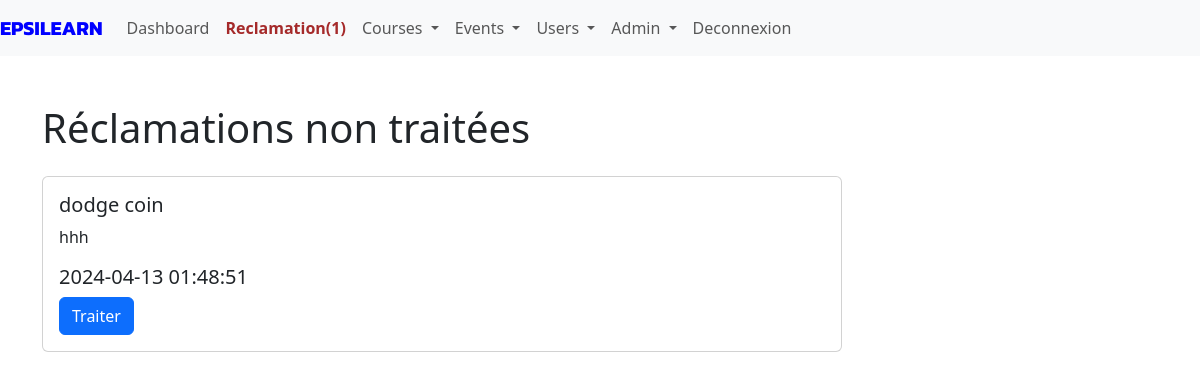
Screenshot of /reclamations_non_traitees (signed in) with the database file from the repository.
### App/Models/models.py (models this page shows, shortened)
class Reclamation(db.Model):
    id = db.Column(db.Integer, primary_key=True)
    user_id = db.Column(db.Integer, db.ForeignKey('user.id'), nullable=False)
    vue=db.Column(db.String(50),default="non")
    traite=db.Column(db.String(50),default="non")
    contenu = db.Column(db.Text, nullable=False)
    date = db.Column(db.DateTime, default=datetime.utcnow)
    util = db.relationship('User', backref='rec', foreign_keys=[user_id])

class User(db.Model):
    id = db.Column(db.Integer, primary_key=True)
    nom = db.Column(db.String(50))
    prenom = db.Column(db.String(50))
    nationalite = db.Column(db.String(50))
    mail = db.Column(db.String(50))
    code = db.Column(db.String(50))
    pseudo=db.Column(db.String(200))
    date_naiss=db.Column(db.DateTime)
    ter = db.Column(db.String(50),default="non")
    age=db.Column(db.Integer)
    confirmer = db.Column(db.String(50),default="non")
    mdp=db.Column(db.String(50))
    photo=db.Column(db.String(50),default="static/Profil/unknown.jpg")
    password_reset_token = db.Column(db.String(100))
    password_reset_expiration = db.Column(db.DateTime)
    role=db.Column(db.String(200))
    etudiant= db.relationship('Etudiant', backref='acces_etudiant', foreign_keys='Etudiant.id_user_e')
    prof= db.relationship('Prof', backref='acces_prof', foreign_keys='Prof.id_user_p')
    autre= db.relationship('Autre', backref='acces_autre', foreign_keys='Autre.id_user_a')

### App/Admin/routes_reclamations.py (the view)
@AdminBp.route('/reclamations_non_traitees', methods=['GET'])
def reclamations_non_traitees():
    if session.get('admin')=='connect':
        reclamations = Reclamation.query.filter_by(traite='non').all()
        for reclamation in reclamations:
            reclamation.vue = 'oui'
        db.session.commit()
        n=vue()
        return render_template('reclamations_non_traitees.html', reclamations=reclamations,n=n)
    else:
        return redirect(url_for('Main.connexion'))

### App/Controllers/fonction.py (called while the page is built)
def vue():
    nombre_reclamations_non_vues = Reclamation.query.filter_by(vue='non').count()
    return nombre_reclamations_non_vues

def get_current_user():
    _current_user=None
    if session.get("userid"):
        user=User.query.get(session.get("userid"))
        if user:
            _current_user=user
    return _current_user

### App/Main/routes_home.py (called while the page is built)
@MainBp.app_context_processor
def inject_param():
    return dict(current_user=current_user,np=np,nd=nd,n_stud=n_stud,user_type=session.get("role"))

### app.py (called while the page is built)
@app.after_request
def set_secure_headers(response):
    response.headers['X-Content-Type-Options'] = 'nosniff'
    response.headers['X-Frame-Options'] = 'SAMEORIGIN'
    response.headers['X-XSS-Protection'] = '1; mode=block'
    return response

@app.before_request
def update_session_time():
    if user:
        if user.id not in processed_requests and user.id is not None:
            last_activity_key = f'last_activity:{user.id}'
            redis_store.set(last_activity_key, datetime.now().strftime('%Y-%m-%d %H:%M:%S'), ex=3)
            session['online_users'] = len(redis_store.keys('last_activity:*'))
            processed_requests[user.id] = True

### App/Admin/templates/reclamations_non_traitees.html (shortened to what this page needs)
{% extends "index.html" %}
{% block content %}
<div class="container mt-5 center">
    <h1 class="mb-4">Réclamations non traitées</h1>
    {% for reclamation in reclamations %}
        <div class="card mb-4" style="max-width: 800px;">
            <div class="card-body">
                <h5 class="card-title">{{ reclamation.util.nom}} {{ reclamation.util.prenom}}</h5>
                <p class="card-text">{{ reclamation.contenu | safe | truncate(100) }}</p>
                <h5 class="card-title">{{ reclamation.date.strftime('%Y-%m-%d %H:%M:%S') }}</h5>
                <a href="{{ url_for('Admin.traiter_reclamation', reclamation_id=reclamation.id) }}" class="btn btn-primary">Traiter</a>
            </div>
        </div>
    {% endfor %}
</div>
{% endblock %}

### rows the page displays
Reclamation: util.nom "dodge", util.prenom "coin", contenu "hhh", date "2024-04-13 01:48:51"

### other values shown
{{ n }} "1"
